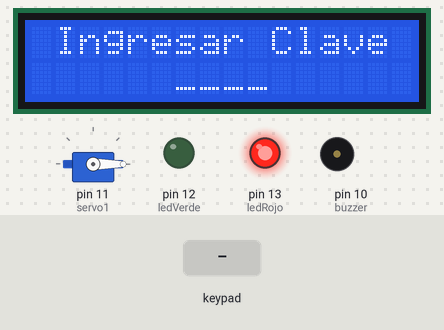
This sketch was run on a simulated Arduino Uno, built with avr-gcc and run on an emulated ATmega328P. Shown: 16×2 character LCD, servo, output pins drawn as LEDs (lit = HIGH), buzzer (waves = sounding). Inputs (shaded band) come from the test bench.

Above: at 3.2 s.
3.3 s: keypad keys 9 8 7 6 pressed 0.4 s apart
At 6.1 s:
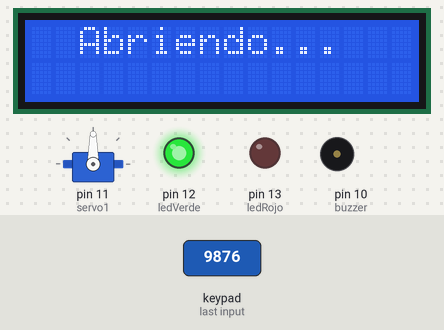
6.4 s: key 'A' pressed
At 9.23 s:
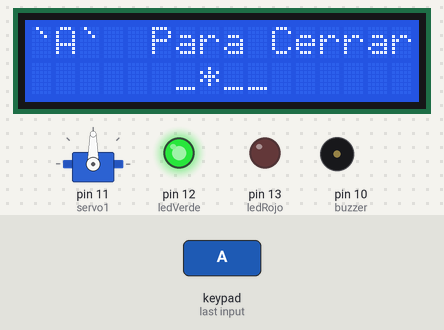
9.4 s: keypad keys 9 8 7 6 # pressed 0.4 s apart
At 17.9 s:
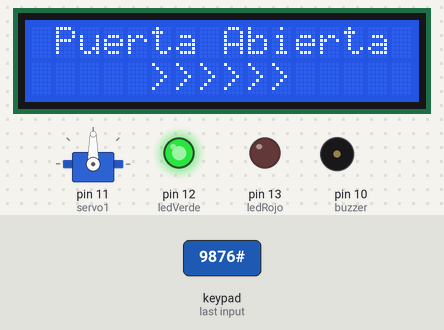
Timing chart, 0 to 19.4 s (numbered marks = the images above; inputs shaded):
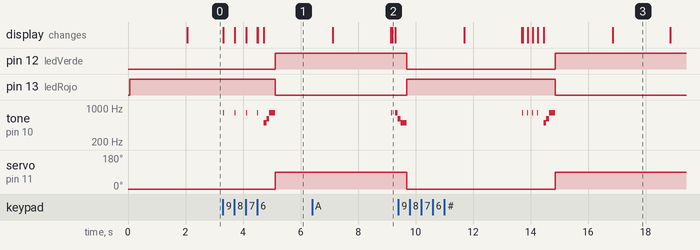

Measured:
- after the input at 3.3 s, pin 12 (ledVerde): LOW → HIGH after 1.8 s; pin 13 (ledRojo): HIGH → LOW after 1.8 s
- after the input at 6.4 s, tone on pin 10 (buzzer): silent → 800 Hz after 2.7 s, → silent 0.03 s later, → 800 Hz 0.10 s later, → 600 Hz 0.10 s later; the display: first differs from a run without the input after 2.8 s (image 2)
- after the input at 9.4 s, the display: first differs from a run without the input after 4.3 s (image 3 shows a later state)

The sketch:

Miniproyecto_de_rob_tica.ino
```cpp
#include <Keypad.h>
#include <LiquidCrystal.h>
#include <Servo.h>
Servo servo1;
LiquidCrystal lcd (A0, A1, A2, A3, A4, A5);

//Matriz
const byte Filas = 4;
const byte Cols = 4;
byte Pins_Filas[] = {9,8,7,6};
byte Pins_Cols[] = {5,4,3,2};

//Definimos el teclado
char Teclas [Filas][Cols]=
{
    {'1','2','3','A'},
    {'4','5','6','B'},
    {'7','8','9','C'},
    {'*','0','#','D'}
};

char contraCerr[4]={'9','8','7','6'}; // Contraseña
char cerrar[1]={'A'}; // Dígito para cerrar la puerta
int posicion=0;
int cursor=5;
int clave=0;       // la clave es incorrecta
int ledVerde=12;   // pin para el LED verde
int ledRojo=13;    // pin para el LED rojo
int buzzer=10;     // pin buzzer
int cont=0;		   // Contador de errores

//teclado
Keypad Teclado = Keypad(makeKeymap(Teclas), Pins_Filas, Pins_Cols, Filas, Cols);

void setup()
{
  Serial.begin(9600);
  lcd.begin(16,2);       // Inicializamos el LCD.
  servo1.write(0); // Servomotor en posición inicial de 0º
  pinMode (ledVerde,OUTPUT);
  pinMode (ledRojo,OUTPUT);
  servo1.attach(11); //Pin del servomotor
  pinMode (buzzer,OUTPUT);
  digitalWrite(ledRojo,HIGH); // encendemos el LED rojo
  digitalWrite(ledVerde,LOW); // apagamos el LED verde
  lcd.setCursor(3,0);     // situamos el cursor el la posición 1 de la linea 0.
  lcd.print("Bienvenido"); // escribimos en LCD
  delay(2000);
  lcd.setCursor(1,0);     // situamos el cursor el la posición 1 de la linea 0.
  lcd.print("Ingresar Clave"); // escribimos en LCD
  lcd.setCursor(6,1); // cursor en la posicion 6 de la variable, linea 1
  lcd.print("____"); // borramos de la pantalla los numeros
  lcd.setCursor(6,1);
}

void loop()
{
  int conteo=10;
  char pulsacion=Teclado.getKey();
  if(pulsacion!=0) //Si el valor es 0 es que no se ha pulsado ninguna tecla
  {
    if(pulsacion!='*' && pulsacion!='#' && clave==0) // Se descarta asterisco y numeral
    {
      lcd.print("*");
      cursor++;             // incrementamos el cursor
      tone(buzzer,800);     // tono de pulsacion
      delay(10);
      noTone(buzzer);

      //------ Se comprueba que la contraseña es correcta ------

      if(pulsacion==contraCerr[posicion])
        posicion++; // Se aumenta posicion si es correcto el digito

      if(posicion==4)
      {
        lcd.setCursor(0,0);
        lcd.print(" Clave Correcta ");// escribimos en LCD
        delay(200);
        lcd.clear();
        lcd.setCursor(2,0);
        lcd.print("Abriendo...");
        tone(buzzer,500); // tono de clave correcta
        delay(100);
        noTone(buzzer);
        tone(buzzer,600);
        delay(100);
        noTone(buzzer);
        tone(buzzer,800);
        delay(200);
        noTone(buzzer);
        clave=1; // indicamos que la clave es correcta
        digitalWrite(ledRojo,LOW); // apagamos el LED rojo
        digitalWrite(ledVerde,HIGH); // encendemos el verde
        servo1.write(90); // Servomotor se posiciona en 90º
        delay(2000);
        lcd.clear();
        lcd.setCursor(1,0); // cursor en la posicion 0, linea 0
        lcd.print("Puerta Abierta");
        lcd.setCursor(5,1);
        lcd.print(">>>>>>");
        delay(2000);
        lcd.clear();
        lcd.setCursor(0,0);
        lcd.print("`A`  Para Cerrar");
        lcd.setCursor(6,1);
        lcd.print("____");
        lcd.setCursor(7,1);
      }

     //--- En el caso de que no se haya acertado ----------

     if(cursor>8)        // comprobamos que no pase de la cuarta posicion
       {
         cursor=5;     // lo volvemos a colocar al inicio
         posicion=0;           // borramos clave introducida
         lcd.setCursor(6,1);
         lcd.print("____");  // borramos la clave de la pantalla
         lcd.setCursor(6,1);

         if(clave==0)         // comprobamos que no hemos acertado
         {
           tone(buzzer,70,500); // para generar tono de error
           delay(250);
           noTone(buzzer);
           cont++;//Aumentamos contador de errores
           lcd.setCursor(0,0);     // situamos el cursor el la posición 0 de la linea 0.
      	   lcd.print("Clave Incorrecta"); // escribimos en LCD

           if(cont==3) //acumula la cantidad de errores
           delay(100);
           else
           delay(2000);//tiempo de espera de 2 segundos

           lcd.setCursor(6,1); // cursor en la posicion 6, linea 1
           lcd.setCursor(0,0);     // situamos el cursor el la posición 0 de la linea 0.
      	   lcd.print(" Ingrese Clave "); // escribimos en LCD
           lcd.setCursor(6,1); // cursor en la posicion 6, linea 1
         }
       }

     // --- Si la cantidad de errores es igual a 3, se encenderá la alarma---

     if(cont==3)
     {
        while(conteo!=0)
        {
          tone(buzzer,200,500);//Tono de Alarma
          lcd.clear();
          lcd.setCursor(0,0);
      	  lcd.print("Sistema");
      	  lcd.setCursor(0,1);
      	  lcd.print("Bloqueado");
      	  lcd.setCursor(12,1);
          lcd.print(conteo);
          delay(1000);
          conteo--;
    	}
          cont=0;//reseteamos el contador de errores
          lcd.clear();
          pulsacion='*';
          lcd.setCursor(2,0);
          lcd.print("Reparando");
          lcd.setCursor(4,1);
          lcd.print("Sistema");
          delay(2000);
          lcd.clear();
          lcd.setCursor(3,0);
          lcd.print("Espere...");
          delay(2000);
          lcd.clear();
          tone(buzzer,500); // tono de clave correcta
          delay(100);
          noTone(buzzer);
          tone(buzzer,600);
          delay(100);
          noTone(buzzer);
          tone(buzzer,800);
          delay(200);
          noTone(buzzer);
          lcd.setCursor(0,0);
          lcd.print("---- Listo ----");
          delay(2000);
          lcd.clear();
          lcd.setCursor(1,0);
          lcd.print("Ingrese Clave");
          lcd.setCursor(6,1);
          lcd.print("____");
          lcd.setCursor(6,1);
      }
  }

  // --- Condicional para cerrar la puerta---

  if(pulsacion=='A' && clave==1)
  {
    lcd.setCursor(7,1);
    lcd.print("*");
    cursor++;             // incrementamos el cursor
    tone(buzzer,800);     // tono de pulsacion
    delay(30);
    noTone(buzzer);

    if(pulsacion==cerrar[posicion])
       posicion++;

    if(posicion==1)
    {
       delay(100);
       lcd.clear();
       lcd.setCursor(2,0);
       lcd.print("Cerrando....");
       clave=0; // indicamos que se ha borrado la clave
       cursor=5;
       posicion=0;
       tone(buzzer,800);
       delay(100);
       noTone(buzzer);
       tone(buzzer,600);
       delay(100);
       noTone(buzzer);
       tone(buzzer,500);
       delay(200);
       noTone(buzzer);
       digitalWrite(ledVerde, LOW); // Apagamos el verde
       digitalWrite(ledRojo,HIGH); // Encendemos el LED rojo
       servo1.write(0);
       delay(2000);
       lcd.clear();
       lcd.setCursor(0,0);
       lcd.print(" Puerta Cerrada");
       lcd.setCursor(5,1);
       lcd.print("<<<<<<");
       delay(2000);
       lcd.clear();
       lcd.setCursor(1,0);     // situamos el cursor en la posición 0 de la linea 0.
   	   lcd.print("Ingrese Clave"); // escribimos en LCD
       lcd.setCursor(6,1); // cursor en la posicion 0, linea 1
       lcd.print("____"); // borramos de la pantalla los numeros
       lcd.setCursor(6,1);
       cont=0;//reseteamos el contador de errores
    }
   }
 }

 //--- Condicionales para resetear clave introducida -------------

 if (pulsacion== '*' && clave==0)
 {
   // se debe presionar asterisco para borra los digitos ingresados
   posicion = 0;
   cursor = 5;
   clave=0;
   posicion=0;
   lcd.setCursor(1,0); // situamos el cursor en la posición 2 de la linea 0.
   lcd.print("Ingrese Clave"); // escribimos en LCD
   lcd.setCursor(6,1);
   lcd.print("____"); // borramos de la pantalla los numeros
   lcd.setCursor(6,1);
   digitalWrite(ledRojo,HIGH); // encendemos el LED rojo
   digitalWrite(ledVerde, LOW); // apagamos el verde
 }
}
```
